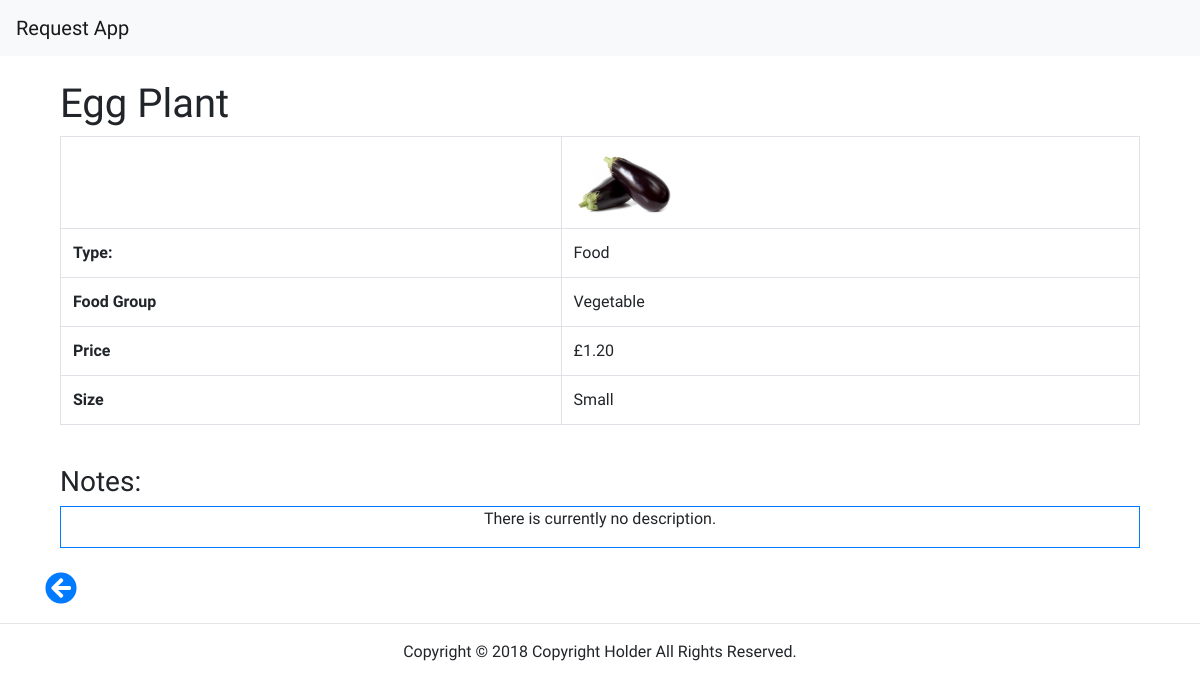
The page /crud/view.php?id=4 on the database its author committed.
### tables this page shows
CREATE TABLE `items` (
  `item_id` int(11) NOT NULL COMMENT 'ID of the Item',
  `item_name` varchar(50) DEFAULT NULL COMMENT 'Name of the Item',
  `item_type` varchar(50) DEFAULT NULL COMMENT 'Type of the Item',
  `item_image` varchar(50) DEFAULT NULL COMMENT 'Item Image Path',
  `item_active` tinyint(1) NOT NULL DEFAULT '1' COMMENT 'Wether the item is active or not.',
  `item_notes` text COMMENT 'Item Notes',
  `item_price` float DEFAULT NULL COMMENT 'Item Price',
  `item_schema` int(11) DEFAULT NULL COMMENT 'Item field schema',
  `item_f1` varchar(255) DEFAULT NULL COMMENT 'Field 1',
  `item_f2` varchar(255) DEFAULT NULL COMMENT 'Field 2',
  `item_f3` varchar(255) DEFAULT NULL COMMENT 'Field 3'
);

CREATE TABLE `types` (
  `type_id` int(11) NOT NULL COMMENT 'The ID of the Type',
  `type_name` varchar(50) NOT NULL COMMENT 'The Name of the Type'
);

CREATE TABLE `field_schema` (
  `schema_id` int(11) NOT NULL COMMENT 'Schema ID',
  `schema_name` varchar(255) DEFAULT NULL COMMENT 'Schema Name',
  `schema_f1` varchar(255) DEFAULT NULL COMMENT 'Field 1',
  `schema_f2` varchar(255) DEFAULT NULL COMMENT 'Field 2',
  `schema_f3` varchar(255) DEFAULT NULL COMMENT 'Field 3'
);

### crud/view.php (the view, shortened to what this page needs)
<?php include_once '../partials/_header.php' ?>
<br>
<div id='bodyContainer' class='container'>
  <?php
    $id = $_GET["id"];
    $activesql = "SELECT * FROM items
    INNER JOIN types ON items.item_type=types.type_id
    INNER JOIN field_schema ON items.item_schema=field_schema.schema_id
    WHERE item_id = $id";
    $result = mysqli_query($link, $activesql);
    $item = mysqli_fetch_array($result);
    $imagePath = $item['item_image'];
    $name = $item['item_name'];
    $type = $item['type_name'];
    $notes = $item['item_notes'];
    $fieldLabel1 = $item['schema_f1'];
    $fieldLabel2 = $item['schema_f2'];
    $fieldLabel3 = $item['schema_f3'];
    $field1 = $item['item_f1'];
    $field2 = $item['item_f2'];
    $field3 = $item['item_f3'];
   ?>
    <div class='col-md-12'>
      <h1><?php echo $name ?></h1>
      <table class='table table-bordered'>
        <tbody>
          <tr>
            <td></td>
            <td>
              <img src="../images/<?php echo $imagePath ?>" width=100px alt="<?php echo $name ?>">
            </td>
          </tr>
          <tr>
            <td><strong>Type:</strong></td>
            <td><?php echo $type ?></td>
          </tr>
          <tr>
            <td><strong><?php echo $fieldLabel1 ?></strong></td>
            <td><?php echo $field1 ?></td>
          </tr>
          <tr>
            <td><strong><?php echo $fieldLabel2 ?></strong></td>
            <td><?php echo $field2 ?></td>
          </tr>
          <tr>
            <td><strong><?php echo $fieldLabel3 ?></strong></td>
            <td><?php echo $field3 ?></td>
          </tr>
        </tbody>
      </table>
      <br>
      <h3>Notes:</h3>
      <div class="border border-primary">
        <?php
        if ($notes == '') {
          echo "<p class='text-center'>There is currently no description.</p>";
        } else {
          echo "<p>" . $notes . "</p>";
        }
        ?>
      </div>
    </div>
    <br>
    <p><a href="index.php"><i class="fas fa-arrow-circle-left fa-2x"></i></a></p></div>
    <?php include '../partials/_footer.php'; ?>

### css/master.css (style rules this page uses)
* { font-family: 'KoHo', sans-serif; }

### rows shown on the page
items: item_name "Egg Plant", item_image (picture), types.type_name "Food", field_schema.schema_f1 "Food Group", item_f1 "Vegetable", field_schema.schema_f2 "Price", item_f2 "£1.20", field_schema.schema_f3 "Size", item_f3 "Small"
